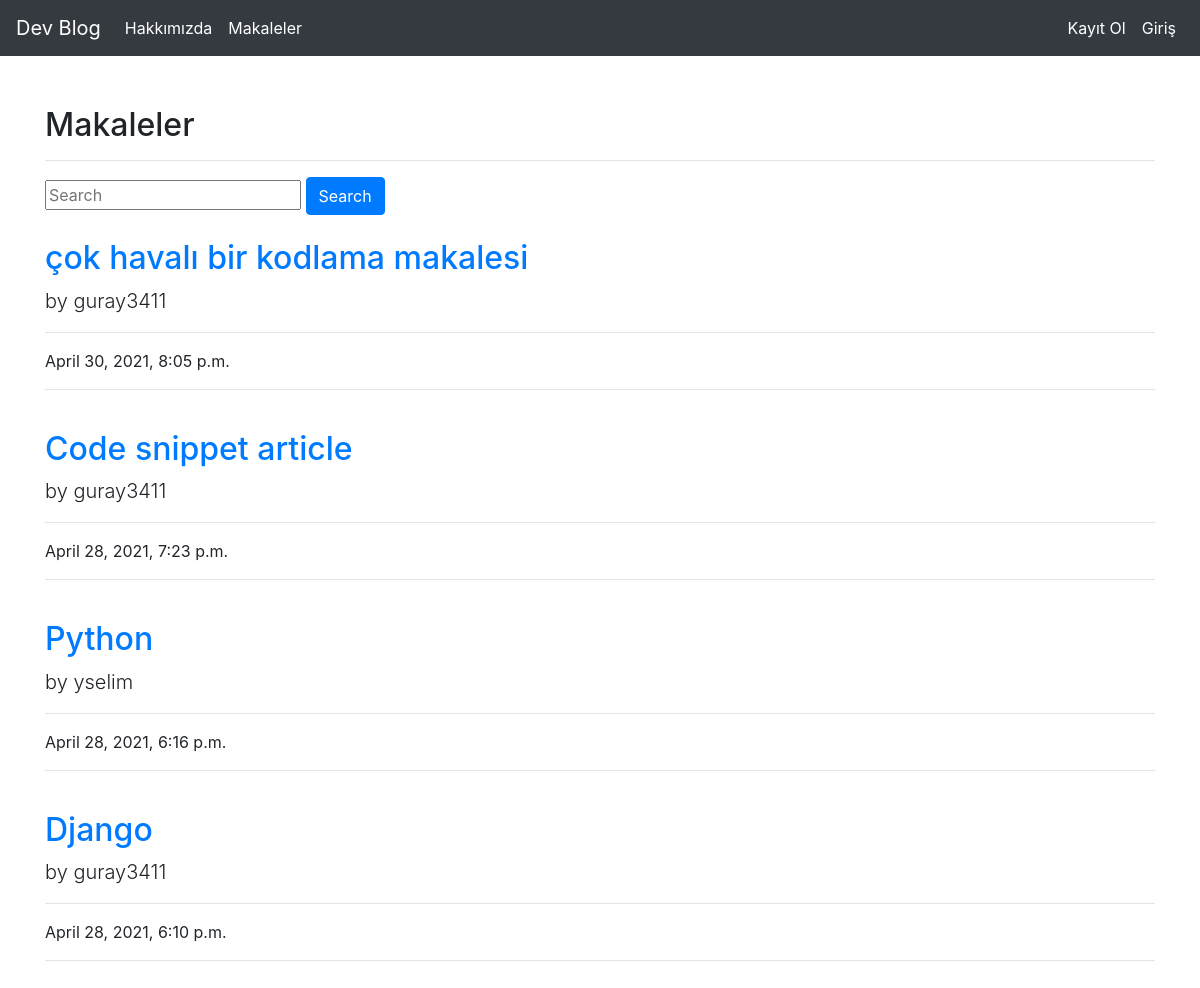
The app's page /articles/ with its own data.
### article/models.py (models this page shows, shortened)
class Article(models.Model):
    author = models.ForeignKey("auth.User", on_delete=models.CASCADE, verbose_name="Yazar")
    title = models.CharField(max_length=50, verbose_name="Başlık")
    content = RichTextField()
    created_date = models.DateTimeField(auto_now_add=True, verbose_name="Oluşturma Tarihi")
    article_image = models.FileField(blank=True, null=True, verbose_name="Makaleye görsel ekleyin")
    class Meta:
        ordering = ['-created_date']

### article/views.py (the view)
# urls.py: path('', views.articles, name="articles"),
def articles(request):
    keyword = request.GET.get("keyword")
    if keyword:
        allarticles = Article.objects.filter(title__contains=keyword)
        return render(request, "articles.htm", {"allarticles": allarticles})
    allarticles = Article.objects.all()
    return render(request, "articles.htm", {"allarticles": allarticles})

### templates/articles.htm (shortened to what this page needs)
{% extends "layout.htm" %}
{% block body %}
<h2>Makaleler</h2>
<hr>
{% if allarticles %}
    <form>
    <div>
    <input type="text" name="keyword" class="input-sm" maxlength="64" placeholder="Search" />
    <button type="submit" class="btn btn-primary">Search</button>
    </div>
    </form>
  {% for article in allarticles %}
    <div class="row">
      <div class="col-lg-12">
        <a href="{% url 'article:detail' article.id %}"><h2 class="mt-4">{{article.title}}</h2></a>
        <p class="lead">
        by {{article.author.username}}
        </p>
        <hr>
        <p>{{article.created_date}}</p>
        <hr>
      </div>
    </div>
  {% endfor %}
{% else %}
<div class="alert alert-warning">
  Makale bulunamadı.
</div>
{% endif %}
{% endblock body %}

### records on screen
Article: title "çok havalı bir kodlama makalesi", author.username "guray3411", created_date "April 30, 2021, 8:05 p.m."
Article: title "Code snippet article", author.username "guray3411", created_date "April 28, 2021, 7:23 p.m."
Article: title "Python", author.username "yselim", created_date "April 28, 2021, 6:16 p.m."
Article: title "Django", author.username "guray3411", created_date "April 28, 2021, 6:10 p.m."
